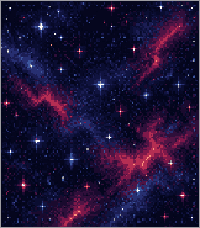
#> input picture resources/images/starfield.png, 200 x 228 px
$ python generate_store_screenshots.py
#> lines starting #> are read from the running program, lines starting #| are printed output that depends on the picture
#!/usr/bin/env python3
"""Render Rebble App Store screenshots at exact platform resolutions.

No watch bezel — store requirement. Composites PixelLab planets on the
starfield to match Heliochron's orbital watchface.
"""
from __future__ import annotations

import math
import os
import shutil
from pathlib import Path

from PIL import Image, ImageDraw, ImageFont

ROOT = Path(__file__).resolve().parents[1]
OUT = ROOT / "store" / "screenshots"
IMG = ROOT / "resources" / "images"
PLANETS = IMG / "planets"

PLATFORMS = {
    "basalt": (144, 168, True),
    "emery": (200, 228, True),
    "gabbro": (260, 260, True),  # Pebble Round 2
}

BLACK = (0, 0, 0)
WHITE = (255, 255, 255)
DARK_GRAY = (85, 85, 85)

THEMES = {
    "classic": {
        "orbit": (0, 0, 85),          # Oxford Blue-ish
        "text": WHITE,
        "accent": (255, 170, 0),      # Chrome Yellow
        "battery": (0, 170, 0),
        "dim": DARK_GRAY,
    },
    "ember": {
        "orbit": (170, 0, 0),
        "text": (255, 170, 0),
        "accent": (255, 0, 0),
        "battery": (255, 85, 0),
        "dim": DARK_GRAY,
    },
    "ice": {
        "orbit": (85, 170, 255),
        "text": WHITE,
        "accent": (170, 255, 255),
        "battery": (0, 170, 255),
        "dim": DARK_GRAY,
    },
    "neon": {
        "orbit": (255, 0, 170),
        "text": (0, 255, 0),
        "accent": (0, 255, 255),
        "battery": (255, 0, 255),
        "dim": DARK_GRAY,
    },
}

# Five store shots — variety of times, themes, and hour bodies.
SCENES = [
    {
        "file": "01-classic-mars.png",
        "hour": 10,
        "minute": 42,
        "second": 18,
        "theme": "classic",
        "hour_body": "mars",
        "show_digital": True,
        "show_date": True,
        "date": "Sat 14 Nov",
        "show_seconds": True,
        "show_orbits": True,
        "show_starfield": True,
        "show_battery": False,
        "battery": 82,
        "elliptical": False,
    },
    {
        "file": "02-ember-saturn.png",
        "hour": 21,
        "minute": 17,
        "second": 45,
        "theme": "ember",
        "hour_body": "saturn",
        "show_digital": True,
        "show_date": False,
        "show_seconds": True,
        "show_orbits": True,
        "show_starfield": True,
        "show_battery": False,
        "battery": 54,
        "elliptical": False,
    },
    {
        "file": "03-ice-jupiter.png",
        "hour": 8,
        "minute": 5,
        "second": 30,
        "theme": "ice",
        "hour_body": "jupiter",
        "show_digital": True,
        "show_date": True,
        "date": "Sun 15 Nov",
        "show_seconds": True,
        "show_orbits": True,
        "show_starfield": True,
        "show_battery": False,
        "battery": 100,
        "elliptical": False,
    },
    {
        "file": "04-neon-ellipse.png",
        "hour": 14,
        "minute": 28,
        "second": 7,
        "theme": "neon",
        "hour_body": "mars",
        "show_digital": True,
        "show_date": False,
        "show_seconds": True,
        "show_orbits": True,
        "show_starfield": True,
        "show_battery": True,  # one shot still demos optional arc
        "battery": 33,
        "elliptical": True,
    },
    {
        "file": "05-minimal.png",
        "hour": 18,
        "minute": 0,
        "second": 0,
        "theme": "classic",
        "hour_body": "mars",
        "show_digital": False,
        "show_date": False,
        "show_seconds": False,
        "show_orbits": False,
        "show_starfield": True,
        "show_battery": False,
        "battery": 100,
        "elliptical": False,
    },
]


# [25 lines left out: functions font, draw_text_center, not called in this run]


def hour_angle(hour: int, minute: int) -> float:
    hour12 = hour % 12
    return (hour12 / 12.0 + minute / (12.0 * 60.0)) * 2 * math.pi


def minute_angle(minute: int, second: int) -> float:
    return (minute / 60.0 + second / (60.0 * 60.0)) * 2 * math.pi


def second_angle(second: int) -> float:
    return (second / 60.0) * 2 * math.pi


# [4 lines left out: function orbit_point, not called in this run]


def draw_ellipse_ring(draw: ImageDraw.ImageDraw, cx: int, cy: int, rx: int, ry: int, color) -> None:
    bbox = [cx - rx, cy - ry, cx + rx, cy + ry]
    draw.ellipse(bbox, outline=color, width=1)


# [4 lines left out: function paste_centered, not called in this run]


def load_sprite(name: str) -> Image.Image:
    return Image.open(PLANETS / name).convert("RGBA")


def twinkle(draw: ImageDraw.ImageDraw, w: int, h: int, color, pulse: int = 2) -> None:
    xs = [18, 42, 70, 95, 120, 148, 172, 28, 160, 88, 55, 185]
    ys = [22, 48, 16, 70, 34, 58, 90, 110, 130, 150, 175, 200]
    for i, (x0, y0) in enumerate(zip(xs, ys)):
        if ((pulse + i * 3) % 7) > 4:
            continue
        x = x0 % w
        y = y0 % h
        draw.point((x, y), fill=color)
        if (i + pulse) % 5 == 0:
            draw.point((x + 1, y), fill=color)
            draw.point((x, y + 1), fill=color)


def render(w: int, h: int, scene: dict) -> Image.Image:
#> called with w = 144, h = 168
    theme = THEMES[scene["theme"]]
    canvas = Image.new("RGB", (w, h), BLACK)
#> canvas: PIL image 144x168 RGB; every value is 0
    draw = ImageDraw.Draw(canvas)
    is_round = w == h
    show_time = scene["show_digital"]
    show_date = scene["show_date"]
    show_captions = show_time or show_date

    if is_round:
        time_size, date_size, pad_bottom = 28, 16, 18
    elif w >= 200:
        time_size, date_size, pad_bottom = 26, 15, 4
    else:
        time_size, date_size, pad_bottom = 22, 14, 2

    block_h = (time_size + 6 if show_time else 0) + (date_size + 4 if show_date else 0) + 8
    caption_top = h - block_h - pad_bottom if show_captions else h

    # Orrery band sits entirely above the caption box.
    system_top = 10 if is_round else 2
    system_bottom = (caption_top - 6) if show_captions else (h - 4)
    system_h = max(40, system_bottom - system_top)
    cx = w // 2
    cy = system_top + system_h // 2

    if scene["show_starfield"]:
        sf_path = IMG / ("starfield_round.png" if is_round else "starfield.png")
        sf = Image.open(sf_path).convert("RGB")
#> sf is the input picture: PIL image 200x228 RGB; mean R, G, B 30.4, 19, 55.2
        if sf.size != (w, h):
            ox = (w - sf.size[0]) // 2
#> ox = -28
            oy = (h - sf.size[1]) // 2
#> oy = -30
            canvas.paste(sf, (ox, oy))
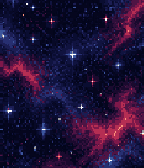
#> canvas: PIL image 144x168 RGB; mean R, G, B 33.2, 17.9, 56.3
        else:
            canvas.paste(sf, (0, 0))

    twinkle(draw, w, h, theme["accent"], pulse=scene["second"] % 7)

    half_w = w // 2 - (12 if is_round else 6)
    half_h = system_h // 2 - 4
    max_r = min(half_w, half_h)
    sec_rx = max_r * 38 // 100
    min_rx = max_r * 58 // 100
    hour_rx = max_r * 82 // 100
    sec_ry = sec_rx
    min_ry = min_rx
    hour_ry = hour_rx
    if scene["elliptical"]:
        sec_ry = sec_rx * 78 // 100
        min_ry = min_rx * 78 // 100
        hour_ry = hour_rx * 78 // 100

    if scene["show_orbits"]:
        draw_ellipse_ring(draw, cx, cy, sec_rx, sec_ry, theme["orbit"])
        draw_ellipse_ring(draw, cx, cy, min_rx, min_ry, theme["orbit"])
        draw_ellipse_ring(draw, cx, cy, hour_rx, hour_ry, theme["orbit"])

    if scene["show_battery"]:
        pct = max(0, min(100, scene["battery"]))
        span = pct / 100.0 * 2 * math.pi
        steps = 36
        prev = orbit_point(cx, cy, max_r - 2, max_r - 2, 0)
        for i in range(1, steps + 1):
            ang = i * span / steps
            p = orbit_point(cx, cy, max_r - 2, max_r - 2, ang)
            draw.line([prev, p], fill=theme["battery"], width=2)
            prev = p

    if w >= 260:
        scale = 1.15
    elif w >= 200:
        scale = 1.0
    else:
        scale = 0.78
    sun = load_sprite("sun.png")
    earth = load_sprite("earth.png")
    mercury = load_sprite("mercury.png")
    hour_name = {"mars": "mars.png", "saturn": "saturn.png", "jupiter": "jupiter.png"}[
        scene["hour_body"]
    ]
    hour_body = load_sprite(hour_name)

    # [6 lines left out: function sized, not called in this run]

    sun, earth, mercury, hour_body = map(sized, (sun, earth, mercury, hour_body))

    paste_centered(canvas, sun, (cx, cy))
    paste_centered(
        canvas,
        hour_body,
        orbit_point(cx, cy, hour_rx, hour_ry, hour_angle(scene["hour"], scene["minute"])),
    )
    paste_centered(
        canvas,
        earth,
        orbit_point(cx, cy, min_rx, min_ry, minute_angle(scene["minute"], scene["second"])),
    )
    if scene["show_seconds"]:
        paste_centered(
            canvas,
            mercury,
            orbit_point(cx, cy, sec_rx, sec_ry, second_angle(scene["second"])),
        )

    draw = ImageDraw.Draw(canvas)
    if show_captions:
        scrim = [
            w // 8,
            caption_top - 2,
            w * 7 // 8,
            caption_top + block_h + 2,
        ]
        draw.rounded_rectangle(scrim, radius=4, fill=BLACK)

    time_y = caption_top
    date_y = caption_top + (time_size + 4 if show_time else 4)
    if show_time:
        hour = scene["hour"] % 12
        if hour == 0:
            hour = 12
        time_str = f"{hour:02d}:{scene['minute']:02d}"
        draw_text_center(
            draw,
            time_str,
            time_y,
            w,
            font(time_size, bold=True),
            theme["text"],
        )

    if show_date:
        draw_text_center(
            draw,
            scene.get("date", ""),
            date_y,
            w,
            font(date_size, bold=True),
            theme["accent"],
        )

    # Soft circular crop for Round 2 store shots (no bezel chrome).
    if is_round:
        mask = Image.new("L", (w, h), 0)
        ImageDraw.Draw(mask).ellipse((0, 0, w - 1, h - 1), fill=255)
        rounded = Image.new("RGB", (w, h), BLACK)
        rounded.paste(canvas, (0, 0), mask)
        return rounded

    return canvas


def main() -> None:
    if OUT.exists():
        shutil.rmtree(OUT)
    for plat, (w, h, _color) in PLATFORMS.items():
        dest = OUT / plat
        dest.mkdir(parents=True, exist_ok=True)
        for scene in SCENES:
            shot = render(w, h, scene)
            path = dest / scene["file"]
            shot.save(path, "PNG", optimize=True)
            print(f"wrote {path.relative_to(ROOT)} ({w}x{h})")
    print("Done:", OUT)


if __name__ == "__main__":
#> (the run stopped early here; a loop or call above may not have finished)
